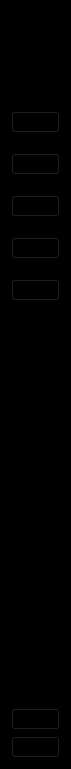
    <widget class="QWidget" name="icon_only_widget" native="true">
     <property name="maximumSize">
      <size>
       <width>71</width>
       <height>831</height>
      </size>
     </property>
     <property name="styleSheet">
      <string notr="true">QWidget{

	background-color: black;
}</string>
     </property>
     <layout class="QVBoxLayout" name="verticalLayout_12">
      <property name="topMargin">
       <number>30</number>
      </property>
      <item>
       <layout class="QHBoxLayout" name="horizontalLayout_2">
        <item>
         <spacer name="horizontalSpacer_2">
          <property name="orientation">
           <enum>Qt::Horizontal</enum>
          </property>
          <property name="sizeHint" stdset="0">
           <size>
            <width>18</width>
            <height>20</height>
           </size>
          </property>
         </spacer>
        </item>
        <item>
         <widget class="QLabel" name="label_2">
          <property name="maximumSize">
           <size>
            <width>40</width>
            <height>40</height>
           </size>
          </property>
          <property name="text">
           <string/>
          </property>
          <property name="pixmap">
           <pixmap resource="resources.qrc">:/icons/logo.png</pixmap>
          </property>
          <property name="scaledContents">
           <bool>true</bool>
          </property>
         </widget>
        </item>
        <item>
         <spacer name="horizontalSpacer">
          <property name="orientation">
           <enum>Qt::Horizontal</enum>
          </property>
          <property name="sizeHint" stdset="0">
           <size>
            <width>18</width>
            <height>20</height>
           </size>
          </property>
         </spacer>
        </item>
       </layout>
      </item>
      <item>
       <layout class="QVBoxLayout" name="verticalLayout_9">
        <property name="spacing">
         <number>20</number>
        </property>
        <property name="topMargin">
         <number>55</number>
        </property>
        <property name="bottomMargin">
         <number>0</number>
        </property>
        <item>
         <widget class="QPushButton" name="dashboard_1">
          <property name="text">
           <string/>
          </property>
          <property name="icon">
           <iconset resource="resources.qrc">
            <normaloff>:/icons/dashboardsmall1.png</normaloff>
            <normalon>:/icons/dashboardsmall2.png</normalon>:/icons/dashboardsmall1.png</iconset>
          </property>
          <property name="checkable">
           <bool>true</bool>
          </property>
         </widget>
        </item>
        <item>
         <widget class="QPushButton" name="institution_1">
          <property name="text">
           <string/>
          </property>
          <property name="icon">
           <iconset resource="resources.qrc">
            <normaloff>:/icons/institutionsmall1.png</normaloff>
            <normalon>:/icons/institutionsmall2.png</normalon>:/icons/institutionsmall1.png</iconset>
          </property>
          <property name="iconSize">
           <size>
            <width>100</width>
            <height>16</height>
           </size>
          </property>
          <property name="checkable">
           <bool>true</bool>
          </property>
         </widget>
        </item>
        <item>
         <widget class="QPushButton" name="student_1">
          <property name="text">
           <string/>
          </property>
          <property name="icon">
           <iconset resource="resources.qrc">
            <normaloff>:/icons/studentssmall1.png</normaloff>
            <normalon>:/icons/studentssmall2.png</normalon>:/icons/studentssmall1.png</iconset>
          </property>
          <property name="iconSize">
           <size>
            <width>100</width>
            <height>20</height>
           </size>
          </property>
          <property name="checkable">
           <bool>true</bool>
          </property>
         </widget>
        </item>
        <item>
         <widget class="QPushButton" name="teacher_1">
          <property name="text">
           <string/>
          </property>
          <property name="icon">
           <iconset resource="resources.qrc">
            <normaloff>:/icons/teacherssmall1.png</normaloff>
            <normalon>:/icons/teacherssmall2.png</normalon>:/icons/teacherssmall1.png</iconset>
          </property>
          <property name="iconSize">
           <size>
            <width>100</width>
            <height>20</height>
           </size>
          </property>
          <property name="checkable">
           <bool>true</bool>
          </property>
         </widget>
        </item>
        <item>
         <widget class="QPushButton" name="finance_1">
          <property name="text">
           <string/>
          </property>
          <property name="icon">
           <iconset resource="resources.qrc">
            <normaloff>:/icons/financessmall1.png</normaloff>
            <normalon>:/icons/financessmall2.png</normalon>:/icons/financessmall1.png</iconset>
          </property>
          <property name="iconSize">
           <size>
            <width>100</width>
            <height>20</height>
           </size>
          </property>
          <property name="checkable">
           <bool>true</bool>
          </property>
         </widget>
        </item>
       </layout>
      </item>
      <item>
       <spacer name="verticalSpacer_2">
        <property name="orientation">
         <enum>Qt::Vertical</enum>
        </property>
        <property name="sizeHint" stdset="0">
         <size>
          <width>20</width>
          <height>401</height>
         </size>
        </property>
       </spacer>
      </item>
      <item>
       <layout class="QVBoxLayout" name="verticalLayout_10">
        <item>
         <widget class="QPushButton" name="settings_1">
          <property name="text">
           <string/>
          </property>
          <property name="icon">
           <iconset resource="resources.qrc">
            <normaloff>:/icons/settingssmall1.png</normaloff>
            <normalon>:/icons/settingssmall2.png</normalon>:/icons/settingssmall1.png</iconset>
          </property>
          <property name="iconSize">
           <size>
            <width>100</width>
            <height>20</height>
           </size>
          </property>
          <property name="checkable">
           <bool>true</bool>
          </property>
         </widget>
        </item>
        <item>
         <widget class="QPushButton" name="signout_1">
          <property name="text">
           <string/>
          </property>
          <property name="icon">
           <iconset resource="resources.qrc">
            <normaloff>:/icons/signoutsmall1.png</normaloff>
            <normalon>:/icons/signoutsmall2.png</normalon>:/icons/signoutsmall1.png</iconset>
          </property>
          <property name="iconSize">
           <size>
            <width>100</width>
            <height>16</height>
           </size>
          </property>
          <property name="checkable">
           <bool>true</bool>
          </property>
         </widget>
        </item>
       </layout>
      </item>
     </layout>
    </widget>
